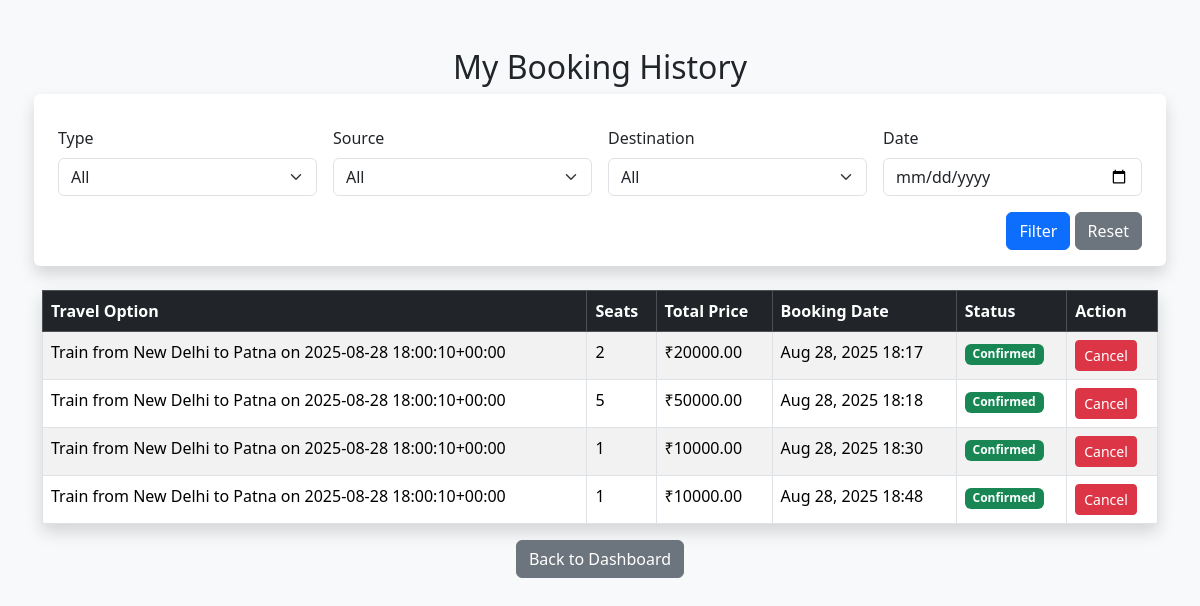
/booking_history (signed in), run on the app's committed database.
### travelapp/models.py (models this page shows, shortened)
class Booking(models.Model):
    STATUS_CHOICES = [
        ("Confirmed", "Confirmed"),
        ("Cancelled", "Cancelled"),
    ]
    booking_id = models.AutoField(primary_key=True)
    user = models.ForeignKey(User, on_delete=models.CASCADE, related_name="bookings")
    travel_option = models.ForeignKey(TravelOption, on_delete=models.CASCADE, related_name="bookings")
    number_of_seats = models.PositiveIntegerField()
    total_price = models.DecimalField(max_digits=10, decimal_places=2,null=True)
    booking_date = models.DateTimeField(auto_now_add=True)
    status = models.CharField(max_length=10, choices=STATUS_CHOICES, default="Confirmed")

class TravelOption(models.Model):
    TRAVEL_TYPES = [
        ("flight", "Flight"),
        ("train", "Train"),
        ("bus", "Bus"),
    ]
    travel_id = models.AutoField(primary_key=True)
    type = models.CharField(max_length=10, choices=TRAVEL_TYPES)
    source = models.CharField(max_length=100)
    destination = models.CharField(max_length=100)
    date_time = models.DateTimeField()
    price = models.DecimalField(max_digits=10, decimal_places=2)
    available_seats = models.PositiveIntegerField()
    def __str__(self):
        return f"{self.get_type_display()} from {self.source} to {self.destination} on {self.date_time}"

### travelapp/views.py (the view)
# urls.py: path('booking_history',booking_history,name='booking_history'),
def booking_history(request):
    user = request.user
    travel_type = request.GET.get("type")
    source = request.GET.get("source")
    destination = request.GET.get("destination")
    travel_date = request.GET.get("date")
    bookings = Booking.objects.filter(user=user).select_related("travel_option")
    if travel_type:
        bookings = bookings.filter(travel_option__type=travel_type)
    if source:
        bookings = bookings.filter(travel_option__source__icontains=source)
    if destination:
        bookings = bookings.filter(travel_option__destination__icontains=destination)
    if travel_date:
        bookings = bookings.filter(travel_option__date_time__date=travel_date)
    travel_types = TravelOption.objects.values_list("type", flat=True).distinct()
    sources = TravelOption.objects.values_list("source", flat=True).distinct()
    destinations = TravelOption.objects.values_list("destination", flat=True).distinct()
    return render(request, "booking_history.html", {
        "bookings": bookings,
        "travel_types": travel_types,
        "sources": sources,
        "destinations": destinations,
        "selected_type": travel_type,
        "selected_source": source,
        "selected_destination": destination,
        "selected_date": travel_date,
    })

### travelapp/templates/booking_history.html (shortened to what this page needs)
{% load static %}
<!DOCTYPE html>
<html lang="en">
<head>
    <link href="https://cdn.jsdelivr.net/npm/bootstrap@5.3.3/dist/css/bootstrap.min.css" rel="stylesheet">
</head>
<body class="bg-light">
<div class="container mt-5">
    <h2 class="mb-4 text-center">My Booking History</h2>
    <form method="get" class="row g-3 mb-4 shadow p-3 bg-white rounded">
        <div class="col-md-3">
            <label class="form-label">Type</label>
            <select name="type" class="form-select">
                <option value="">All</option>
            </select>
        </div>
        <div class="col-md-3">
            <label class="form-label">Source</label>
            <select name="source" class="form-select">
                <option value="">All</option>
            </select>
        </div>
        <div class="col-md-3">
            <label class="form-label">Destination</label>
            <select name="destination" class="form-select">
                <option value="">All</option>
            </select>
        </div>
        <div class="col-md-3">
            <label class="form-label">Date</label>
            <input type="date" name="date" class="form-control" value="{{ selected_date|default:'' }}">
        </div>
        <div class="col-md-12 text-end">
            <button type="submit" class="btn btn-primary">Filter</button>
            <a href="{% url 'booking_history' %}" class="btn btn-secondary">Reset</a>
        </div>
    </form>
    {% if bookings %}
    <table class="table table-bordered table-striped shadow">
        <thead class="table-dark">
            <tr>
                <th>Travel Option</th>
                <th>Seats</th>
                <th>Total Price</th>
                <th>Booking Date</th>
                <th>Status</th>
                <th>Action</th>
            </tr>
        </thead>
        <tbody>
            {% for booking in bookings %}
            <tr>
                <td>{{ booking.travel_option }}</td>
                <td>{{ booking.number_of_seats }}</td>
                <td>₹{{ booking.total_price }}</td>
                <td>{{ booking.booking_date|date:"M d, Y H:i" }}</td>
                <td>
                    {% if booking.status == "Confirmed" %}
                        <span class="badge bg-success">Confirmed</span>
                    {% else %}
                        <span class="badge bg-danger">Cancelled</span>
                    {% endif %}
                </td>
                <td>
                    {% if booking.status == "Confirmed" %}
                        <a href="{% url 'cancel_booking' booking.booking_id %}" class="btn btn-sm btn-danger">Cancel</a>
                    {% else %}
                        <span class="text-muted">N/A</span>
                    {% endif %}
                </td>
            </tr>
            {% endfor %}
        </tbody>
    </table>
    {% else %}
        <div class="alert alert-info text-center">
            You have no bookings yet.
        </div>
    {% endif %}
    <div class="text-center mt-3">
        <a href="{% url 'dashboard' %}" class="btn btn-secondary">Back to Dashboard</a>
    </div>
</div>
</body>
</html>

### data on the page
Booking: travel_option "Train from New Delhi to Patna on 2025-08-28 18:00:10+00:00", number_of_seats "2", total_price "20000.00", booking_date "Aug 28, 2025 18:17", status "Confirmed"
Booking: travel_option "Train from New Delhi to Patna on 2025-08-28 18:00:10+00:00", number_of_seats "5", total_price "50000.00", booking_date "Aug 28, 2025 18:18", status "Confirmed"
Booking: travel_option "Train from New Delhi to Patna on 2025-08-28 18:00:10+00:00", number_of_seats "1", total_price "10000.00", booking_date "Aug 28, 2025 18:30", status "Confirmed"
Booking: travel_option "Train from New Delhi to Patna on 2025-08-28 18:00:10+00:00", number_of_seats "1", total_price "10000.00", booking_date "Aug 28, 2025 18:48", status "Confirmed"
